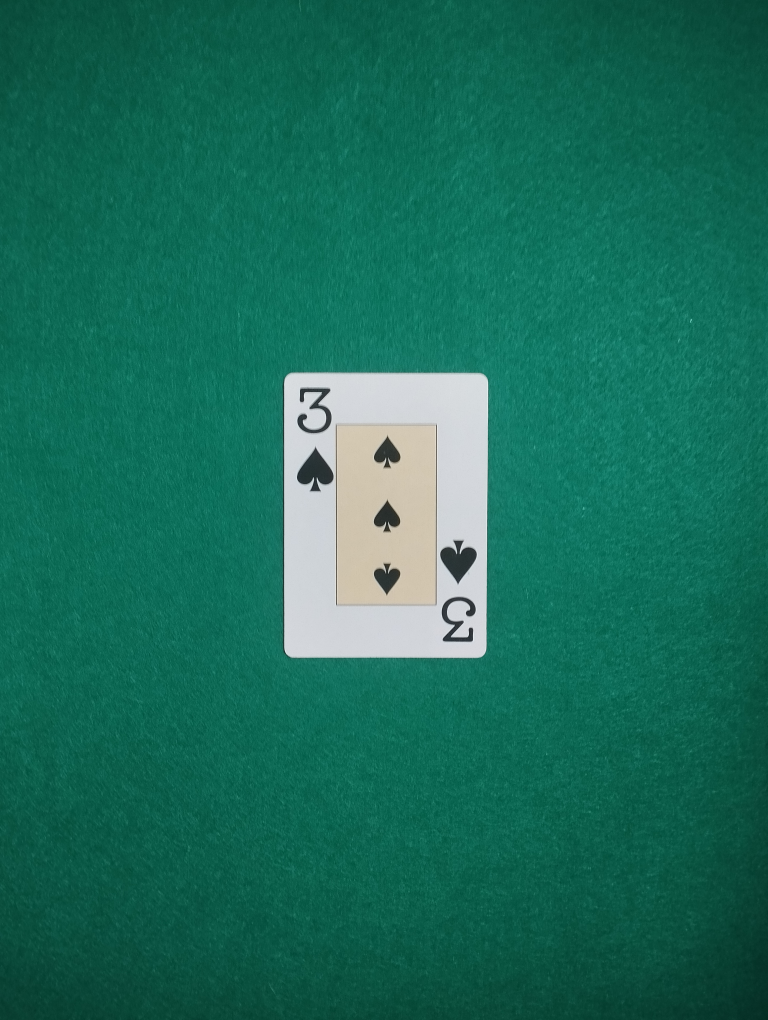
#> input picture retos_examenes/examen parcial/assets/templates_cartas/picas /3_picas.jpg, 3072 x 4080 px (shown at 1/4 size)
$ python -i handwriting_enhancer.py   (imports and definitions only)
#> lines starting #> are read from the running program, lines starting #| are printed output that depends on the picture; after the words box and inside, x2 and y2 are one past the last pixel; in counts of white or black regions, pixels touching at a corner belong together
#> further down, picture is the input picture: shape (4080, 3072, 3); mean B, G, R 90, 108.8, 26.7
import cv2
import numpy as np
import matplotlib.pyplot as plt

def enhance_handwriting(char_img, debug=False):
    """
    Preprocesamiento especializado para caracteres manuscritos.
    """
#> called with debug = False
    if len(char_img.shape) == 3:
        char_img = cv2.cvtColor(char_img, cv2.COLOR_BGR2GRAY)

    original = char_img.copy()

    # 1. Corrección de iluminación para manuscritas
    kernel_size = max(21, min(char_img.shape) // 3)
#> kernel_size = 1024
    if kernel_size % 2 == 0:
        kernel_size += 1
#> kernel_size = 1025

    # Estimar fondo
    background = cv2.GaussianBlur(char_img, (kernel_size, kernel_size), 0)
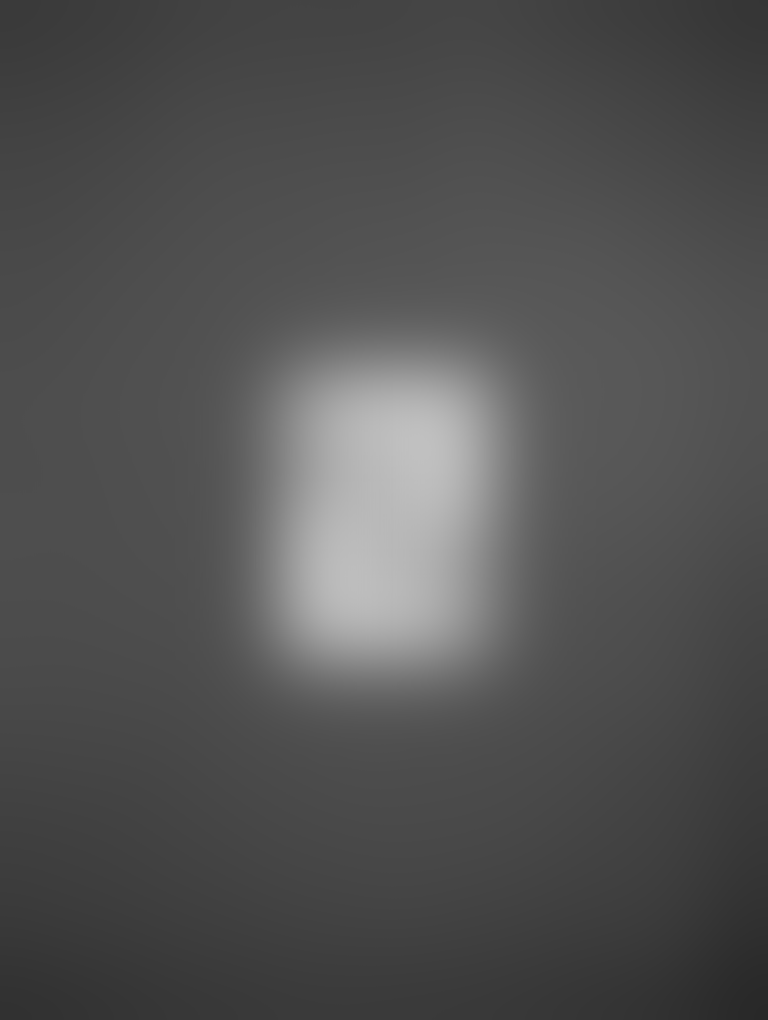
#> background: shape (4080, 3072) (shown at 1/4 size); min 40, max 193, mean 82.1
    corrected = cv2.divide(char_img, background, scale=255)

    # 2. Mejora de contraste agresiva para manuscritas
    clahe = cv2.createCLAHE(clipLimit=4.0, tileGridSize=(4, 4))
    enhanced = clahe.apply(corrected)
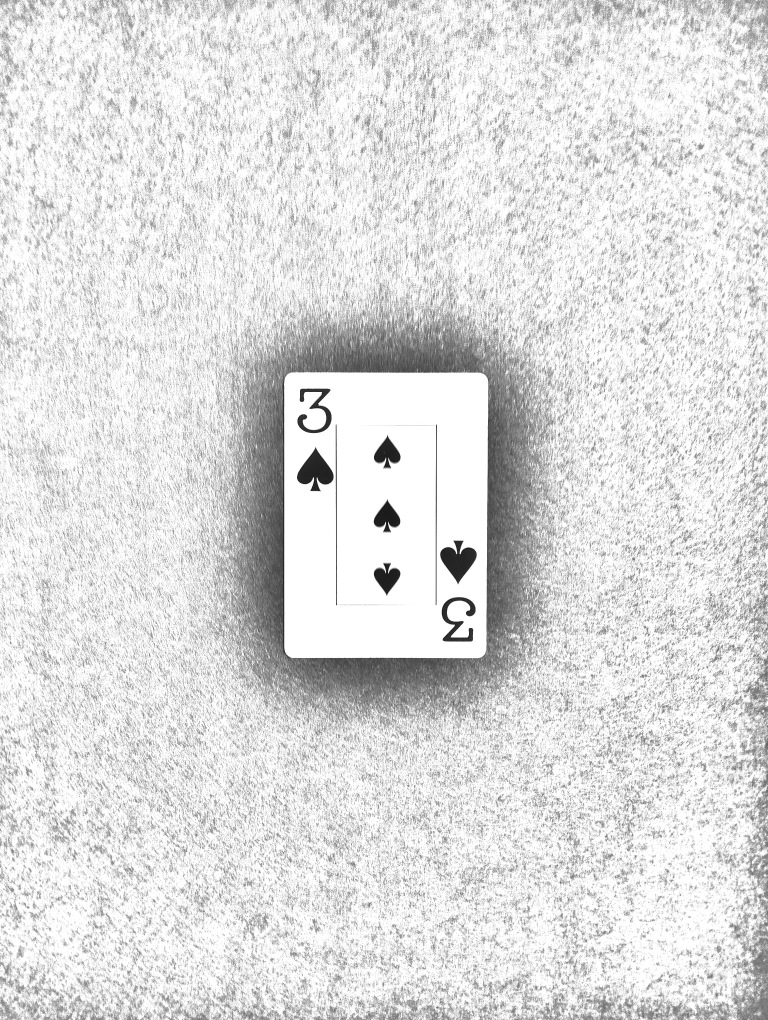
#> enhanced: shape (4080, 3072) (shown at 1/4 size); min 3, max 255, mean 222

    # 3. Detección automática de inversión
    mean_val = np.mean(enhanced)
#> mean_val = 222
    if mean_val > 127:  # Fondo claro, invertir
        enhanced = 255 - enhanced

    # 4. Suavizado para conectar trazos manuscritos rotos
    kernel_smooth = np.ones((2, 2), np.uint8)
    enhanced = cv2.morphologyEx(enhanced, cv2.MORPH_CLOSE, kernel_smooth)

    # 5. Binarización adaptativa múltiple (probar diferentes métodos)
    methods = []

    # Método 1: Otsu estándar
    _, bin1 = cv2.threshold(enhanced, 0, 255, cv2.THRESH_BINARY + cv2.THRESH_OTSU)
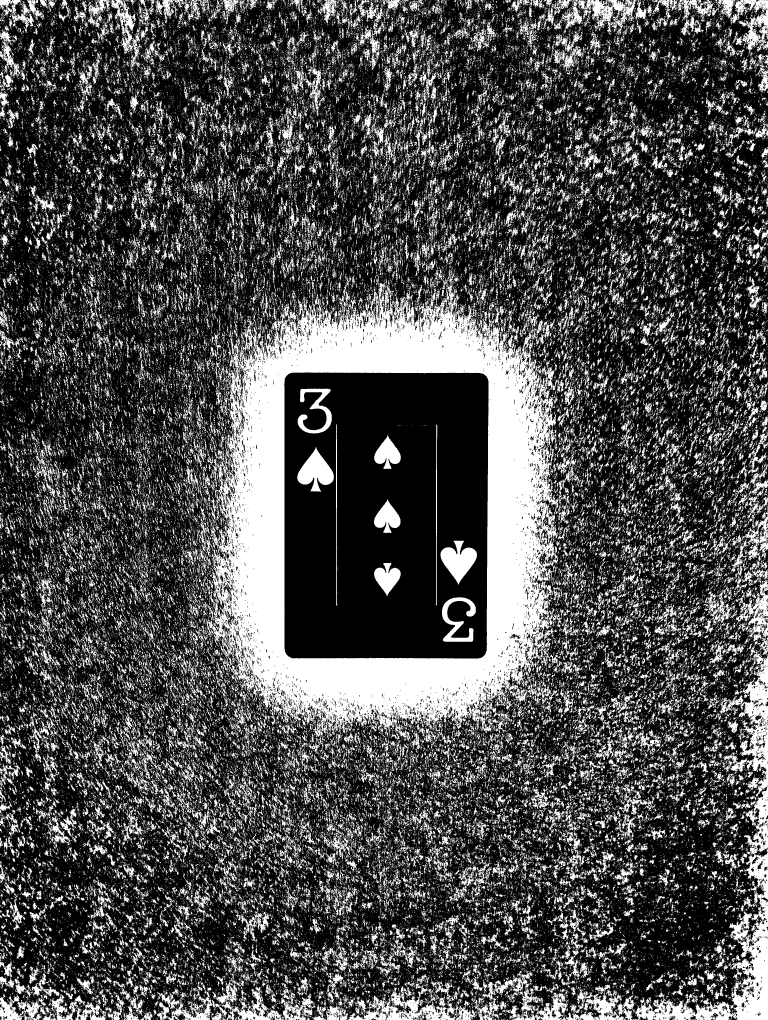
#> bin1: shape (4080, 3072) (shown at 1/4 size); 30% white; 138462 white regions (124732 under 20 px), largest, box (x1, y1, x2, y2) and area: (790, 1096, 2279, 2978) 1049702, (2540, 2582, 3072, 4080) 125253, (1389, 3876, 2537, 4080) 63996
    methods.append(("Otsu", bin1))

    # Método 2: Adaptativo Gaussiano
    bin2 = cv2.adaptiveThreshold(enhanced, 255, cv2.ADAPTIVE_THRESH_GAUSSIAN_C,
                                 cv2.THRESH_BINARY, 15, 8)
#> bin2: shape (4080, 3072); 59.9% white; 95939 black regions (73150 under 20 px), largest, box (x1, y1, x2, y2) and area: (1615, 1916, 3072, 3649) 429266, (986, 2783, 1818, 3854) 149791, (268, 1794, 866, 3294) 131578
    methods.append(("Gaussian", bin2))

    # Método 3: Adaptativo promedio
    bin3 = cv2.adaptiveThreshold(enhanced, 255, cv2.ADAPTIVE_THRESH_MEAN_C,
                                 cv2.THRESH_BINARY, 15, 8)
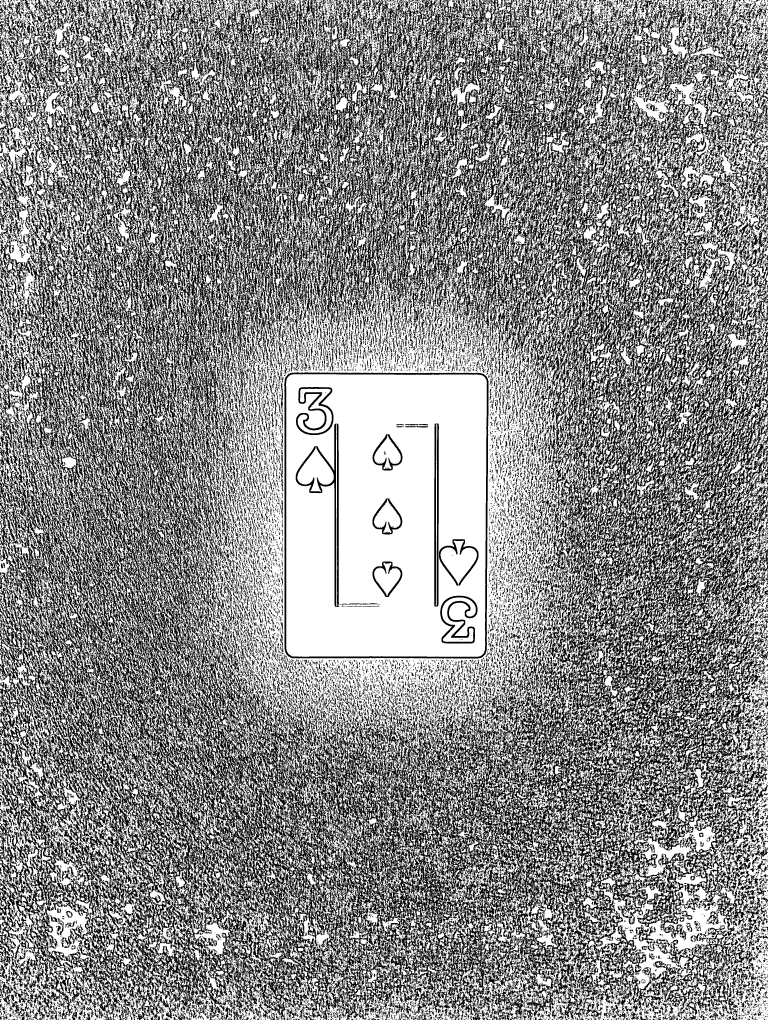
#> bin3: shape (4080, 3072) (shown at 1/4 size); 54.5% white; 55731 black regions (42712 under 20 px), largest, box (x1, y1, x2, y2) and area: (0, 0, 2041, 4053) 1599892, (1564, 0, 3072, 3989) 1393718, (2548, 3196, 3003, 3722) 43287
    methods.append(("Mean", bin3))

    # 6. Seleccionar el mejor método basado en cantidad de información
    best_method = None
    best_score = 0
    best_binary = None

    for name, binary in methods:
        # Calcular score: balance entre información y ruido
        white_pixels = np.sum(binary == 255)
        total_pixels = binary.size
        ratio = white_pixels / total_pixels

        # Preferir ratio entre 0.1 y 0.4 (texto claro sobre fondo)
        if 0.1 <= ratio <= 0.4:
            score = 1.0 - abs(ratio - 0.25)  # Óptimo en 0.25
        else:
            score = 0

        if score > best_score:
            best_score = score
            best_method = name
            best_binary = binary
#> this loop made 3 passes
#> (name, white_pixels, ratio, score, best_score, best_method) on pass 1: ('Otsu', 3760151, 0.3, 0.95, 0.95, 'Otsu')
#> (name, white_pixels, ratio, score) on passes 2 to 3: ('Gaussian', 7505815, 0.599, 0), ('Mean', 6834637, 0.545, 0)
#> after the loop, best_score = 0.95

    if best_binary is None:
        best_binary = bin1  # Fallback a Otsu
        best_method = "Otsu (fallback)"

    # 7. Limpiar ruido pequeño
    kernel_clean = np.ones((2, 2), np.uint8)
    cleaned = cv2.morphologyEx(best_binary, cv2.MORPH_OPEN, kernel_clean)
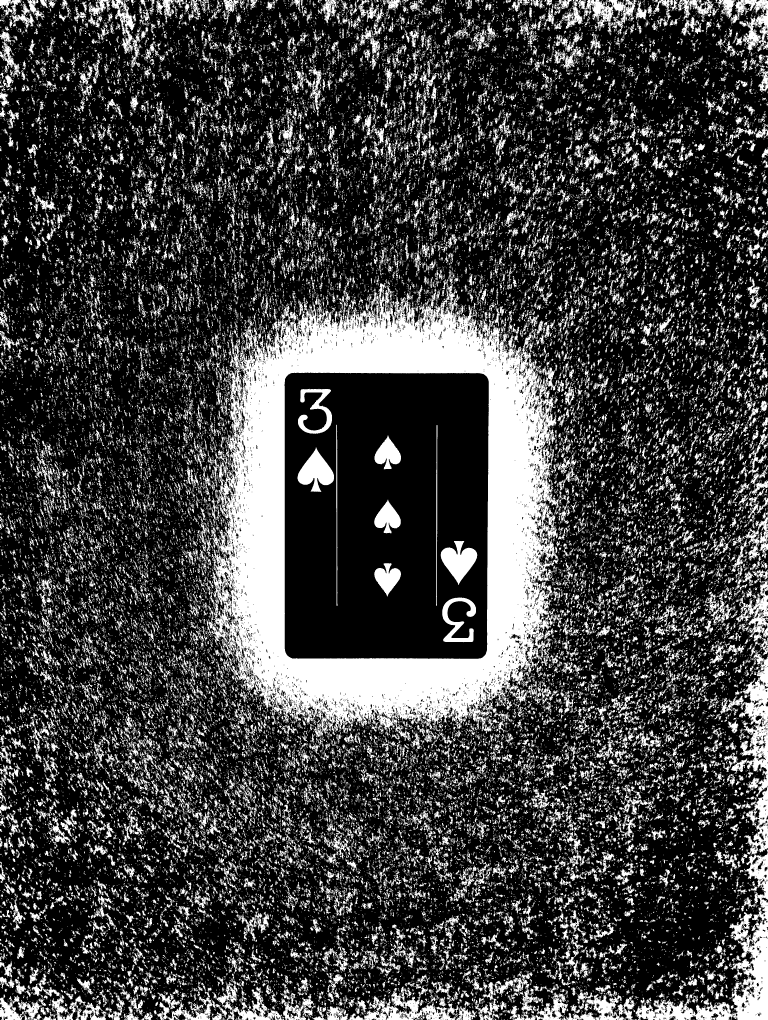
#> cleaned: shape (4080, 3072) (shown at 1/4 size); 25.2% white; 50662 white regions (35304 under 20 px), largest, box (x1, y1, x2, y2) and area: (827, 1116, 2235, 2963) 981414, (2543, 2606, 3072, 4080) 107949, (1391, 3967, 1835, 4080) 18678

    # 8. Encontrar y extraer el carácter principal
    coords = np.column_stack(np.where(cleaned > 0))
#> coords = 3164527 pairs, first value 0 to 4079, second value 0 to 3071
    if len(coords) == 0:
        # Si no hay contenido, devolver imagen vacía
        result = np.zeros((32, 32), dtype=np.float32)
        if debug:
            print("⚠️ Sin contenido después del procesamiento")
        return result

    # Bounding box apretado
    y_min, x_min = coords.min(axis=0)
#> y_min = 0; x_min = 0
    y_max, x_max = coords.max(axis=0)
#> y_max = 4079; x_max = 3071
    char_tight = cleaned[y_min:y_max+1, x_min:x_max+1]

    # 9. Redimensionar con padding inteligente
    h, w = char_tight.shape
#> h = 4080; w = 3072
    max_dim = max(h, w)
#> max_dim = 4080

    # Padding del 25% para manuscritas (más generoso)
    padded_size = int(max_dim * 1.25)
#> padded_size = 5100

    # Centrar
    pad_h = (padded_size - h) // 2
#> pad_h = 510
    pad_w = (padded_size - w) // 2
#> pad_w = 1014

    padded = np.zeros((padded_size, padded_size), dtype=np.uint8)
    padded[pad_h:pad_h+h, pad_w:pad_w+w] = char_tight
#> padded: shape (5100, 5100); 12.2% white; 50662 white regions (35304 under 20 px), largest, box (x1, y1, x2, y2) and area: (1841, 1626, 3249, 3473) 981414, (3557, 3116, 4086, 4590) 107949, (2405, 4477, 2849, 4590) 18678

    # 10. Redimensionar a 32x32 con interpolación suave
    resized = cv2.resize(padded, (32, 32), interpolation=cv2.INTER_AREA)

    # 11. Normalización final
    normalized = resized / 255.0

    # 12. Aplicar ligero engrosado para manuscritas débiles
    kernel_thick = np.ones((2, 2), np.float32) / 4
    thickened = cv2.filter2D(normalized, -1, kernel_thick)

    # Umbralizar de nuevo
    final = np.where(thickened > 0.15, 1.0, 0.0)  # Umbral bajo para manuscritas
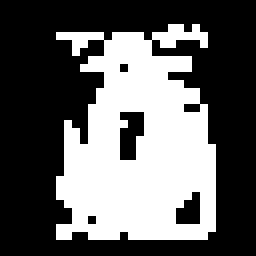
#> final: shape (32, 32) float64 (shown 8 times larger); values 0 (black) and 1 (white), 38% white; 1 white region, box (x1, y1, x2, y2) and area: (7, 3, 27, 30) 389

    if debug:
        fig, axes = plt.subplots(2, 4, figsize=(16, 8))
        axes[0,0].imshow(original, cmap='gray')
        axes[0,0].set_title('Original')
        axes[0,1].imshow(enhanced, cmap='gray')
        axes[0,1].set_title('Enhanced')
        axes[0,2].imshow(best_binary, cmap='gray')
        axes[0,2].set_title(f'Best Binary ({best_method})')
        axes[0,3].imshow(char_tight, cmap='gray')
        axes[0,3].set_title('Tight Crop')
        axes[1,0].imshow(padded, cmap='gray')
        axes[1,0].set_title('Padded')
        axes[1,1].imshow(resized, cmap='gray')
        axes[1,1].set_title('Resized')
        axes[1,2].imshow(thickened, cmap='gray')
        axes[1,2].set_title('Thickened')
        axes[1,3].imshow(final, cmap='gray')
        axes[1,3].set_title('Final 32x32')

        for ax in axes.flat:
            ax.axis('off')
        plt.tight_layout()
        plt.show()

    return final.astype(np.float32)

>>> import cv2
>>> picture = cv2.imread('../examen parcial/assets/templates_cartas/picas /3_picas.jpg')
>>> result = enhance_handwriting(picture)
